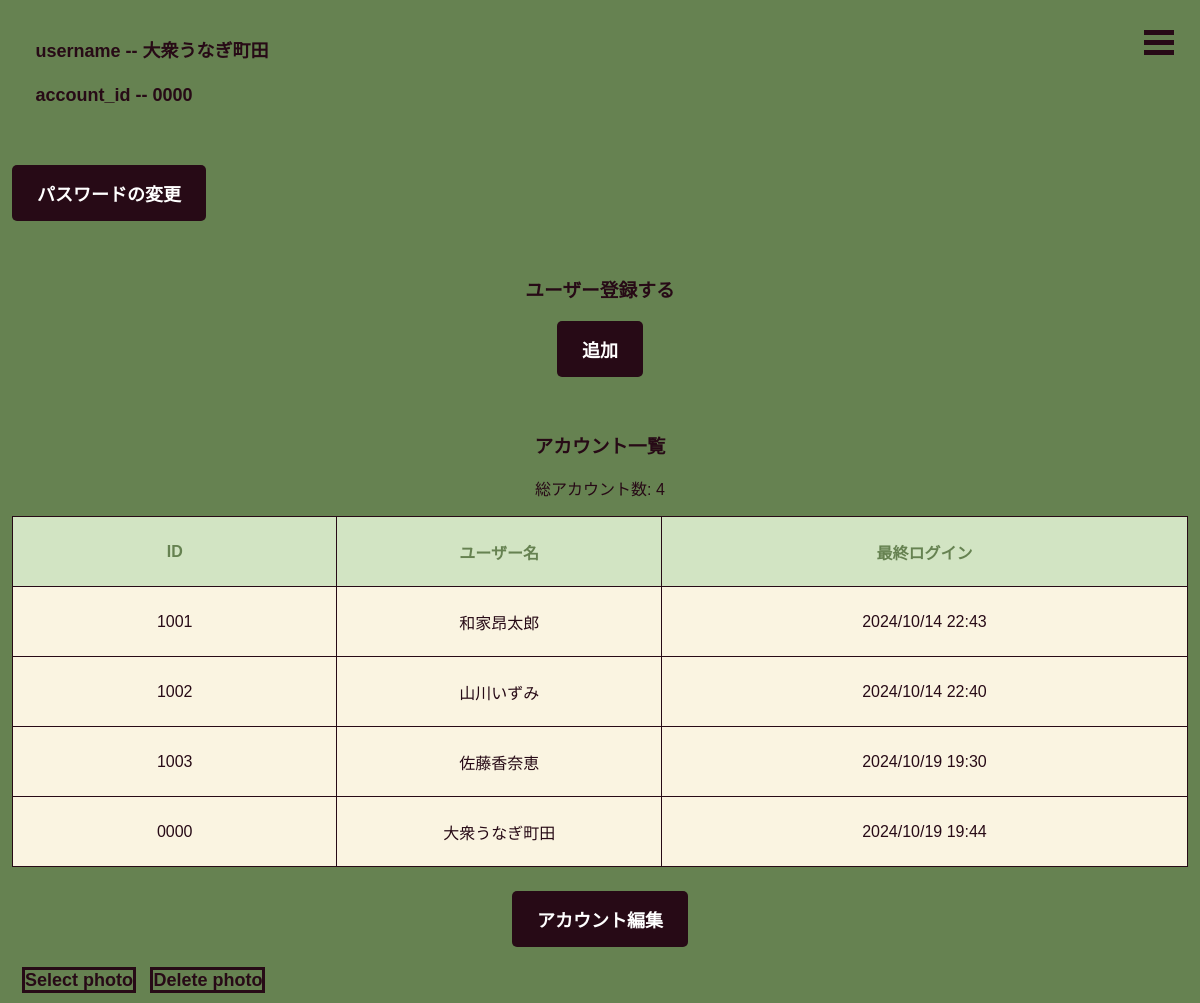
Before: /profile/ (signed in) with the older database file.
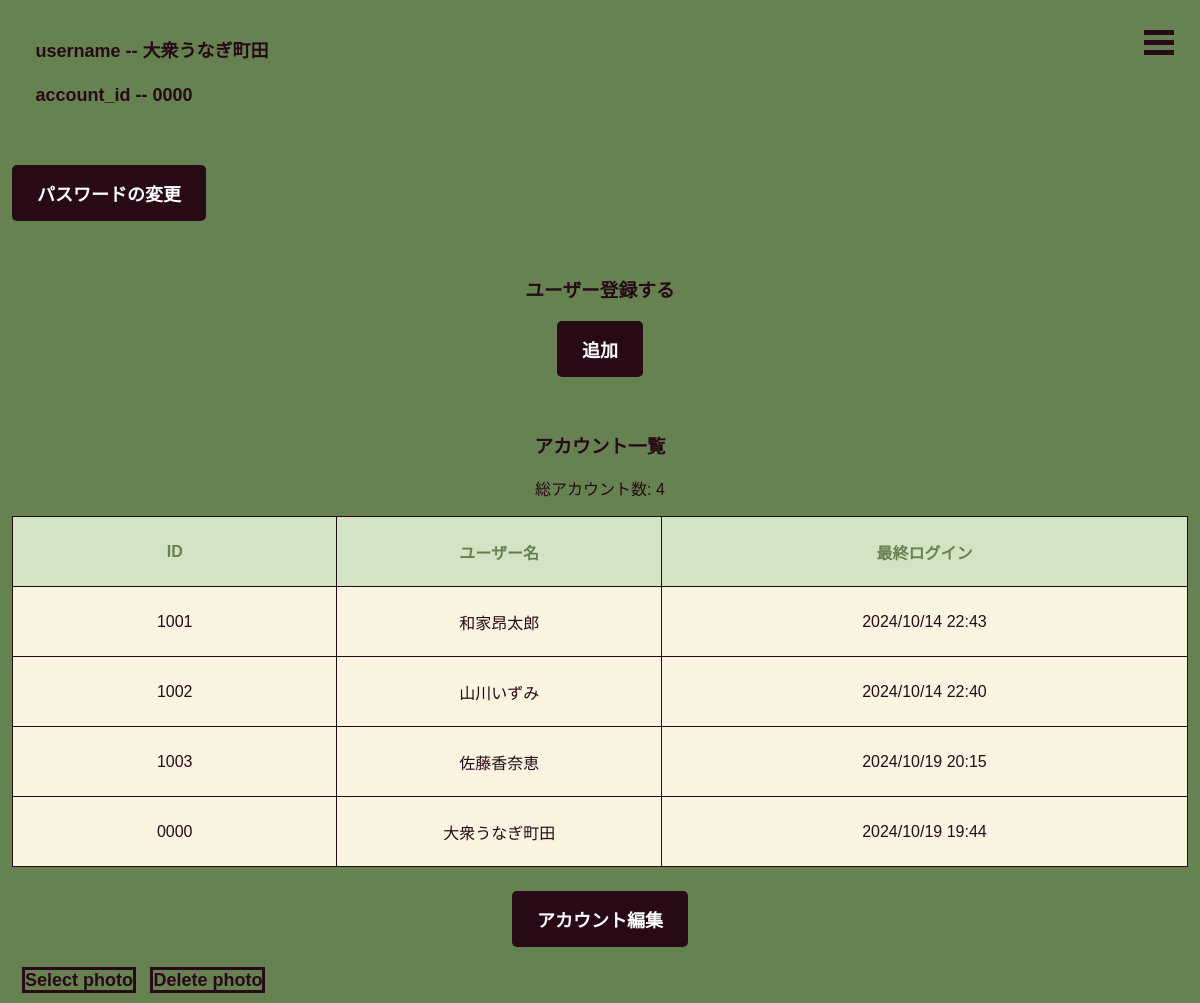
After: the same page with the newer database file.
### accounts/models.py (models this page shows, shortened)
class User(AbstractBaseUser, PermissionsMixin):
    last_name = models.CharField(
        verbose_name=_("last_name"),
        max_length=10,
        blank=True
    )
    first_name = models.CharField(
        verbose_name=_("first_name"),
        max_length=10,
        blank=True
    )
    account_id = models.CharField(
        verbose_name=_("account_id"),
        unique=True,
        max_length=10
    )
    is_staff = models.BooleanField(
        verbose_name=_('staff status'),
        default=False,
    )
    is_superuser = models.BooleanField(
        verbose_name=_("is_superuer"),
        default=False
    )
    is_active = models.BooleanField(
        verbose_name=_('active'),
        default=True,
    )
    objects = UserManager()
    USERNAME_FIELD = 'account_id' # ログイン時、ユーザー名の代わりにaccount_idを使用
    REQUIRED_FIELDS = ['last_name','first_name']  # スーパーユーザー作成時にemailも設定する

### accounts/views.py (the view)
# urls.py: path('profile/', views.ProfileView.as_view(), name="profile"),
class ProfileView(LoginRequiredMixin, ListView):
    model = get_user_model()
    template_name = "profile.html"
    context_object_name = "accounts"
    paginate_by = 20  # 1ページあたりの表示数
    def get_context_data(self, **kwargs):
        context = super().get_context_data(**kwargs)
        context['total_accounts'] = self.model.objects.count()
        return context

### templates/profile.html (shortened to what this page needs)
{% extends 'base.html' %}
{% block content %}
{% if user.is_authenticated %}
<div class="title">username  -- {{user.last_name}}{{user.first_name}}</div>
<div class="title">account_id -- {{user.account_id}} </div>
{% if form_name == "password_change" %}
{% else %}
    <button class="password_change"><a href="{% url 'accounts:password_change' %}" class="logout">パスワードの変更</a></button><br>
{% endif %}
{% if user.account_id|stringformat:"s"|first == "0" %}
    <div class="registar-button">
        <h3>ユーザー登録する</h3>
        <button>
            <a href="{% url 'accounts:registar' %}" class="btn btn-secondary">追加</a>
        </button>
    </div>
    <div class="userList">
        <h3>アカウント一覧</h3>
        <p>総アカウント数: {{ total_accounts }}</p>
        <table class="table">
            <thead>
                <tr>
                    <th>ID</th>
                    <th>ユーザー名</th>
                    <th>最終ログイン</th>
                </tr>
            </thead>
            <tbody>
                {% for account in accounts %}
                <tr>
                    <td>{{account.account_id}}</td>
                    <td>{{ account.last_name }}{{account.first_name}}</td>
                    <td>{{ account.last_login|date:"Y/m/d H:i"|default:"未ログイン" }}</td>
                </tr>
                {% empty %}
                <tr>
                    <td colspan="4">アカウントが登録されていません。</td>
                </tr>
                {% endfor %}
            </tbody>
        </table>
        <button>
            <a href="{% url 'admin:accounts_user_changelist' %}" class="admin">アカウント編集</a>
        </button>
    </div>
{% endif %}
<a href="javascript:void(0);" id="button">Select photo</a>
<a href="javascript:void(0);" id="delete-button">Delete photo</a>
{% endif %}
{% endblock content %}

### templates/base.html (shortened to what this page needs)
<!DOCTYPE html>
<html lang="ja">
<head>
  {% load static %}
  <link rel="stylesheet" href="{% static 'css/style.css' %}">
</head>
<body>
  {% include 'navbar.html' %}
  {% block content %}
  {% endblock content %}
</body>
</html>

### templates/navbar.html (shortened to what this page needs)
{% if user.is_authenticated %}
<div class="top">
    <div class="hamburger">
        <span></span>
        <span></span>
        <span></span>
    </div>
</div>
{% endif %}

### static/css/style.css (style rules this page uses)
body { margin: 0; font-family: 'Comic Sans MS', cursive, sans-serif; background: #668251; color: #270a16; padding: 1%; }
a { text-decoration: none; }
button { margin: 10% 0 0 0; padding: 15px 25px; background-color: #270a16; border: none; border-radius:5px; color: #fff; font-size: 18px; font-weight: bold; cursor: pointer; transition: transform 0.3 ease; text-align: center; }
a { border: none; color: #fff; font-size: 18px; font-weight: bold; cursor: pointer; transition: transform 0.3 ease; }
.top { width: 100%; margin: 0; padding: 0; }
.hamburger { display: block; position: fixed; z-index: 3; right: 20px; top: 20px; width: 42px; height: 42px; cursor: pointer; text-align: center; }
.hamburger span { display: block; position: absolute; width: 30px; height: 5px; left: 6px; background: #270a16; -webkit-transition: 0.3s ease-in-out; -moz-transition: 0.3s ease-in-out; transition: 0.3s ease-in-out; }
.hamburger span:nth-child(1) { top: 10px; }
.hamburger span:nth-child(2) { top: 20px; }
.hamburger span:nth-child(3) { top: 30px; }
.title { margin:2%; font-size: 18px; font-weight: bold; }
table { border-collapse: collapse; width: 100%; font-size: 1em; color: #270a16 }
th, td { border: 1px solid #270a16; padding: 0px; text-align: center; width: 50px; height: 70px; box-sizing: border-box; }
th { background: #d2e4c3; color:#668251; }
td { background-color: #faf4e1; }
#button { color: #270a16; margin: 0 0 0 10px; border: solid #270a16; }
#delete-button { color: #270a16; margin: 0 0 0 10px; border: solid #270a16; }
.registar-button { text-align: center; }
.registar-button button { margin: 0 0 3% 0; }
.userList { text-align: center; }
.userList button { margin: 2% 0; }
.password_change { margin: 3% 0; }

Changed rows visible on the page:
changed User "佐藤": last_login "2024/10/19 19:30" → "2024/10/19 20:15"
